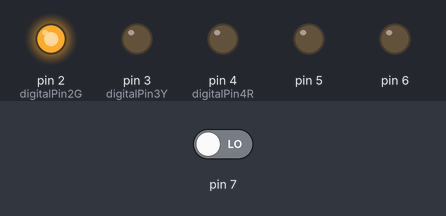
This sketch was run on a simulated Arduino Uno, built with avr-gcc and run on an emulated ATmega328P. Parts: output pins drawn as LEDs (lit = HIGH). Inputs (shaded band) come from the test bench; at power-on: pin 7 LOW. What the sketch prints to the serial monitor is not drawn.

Above: at 0.5 s.
At 2.9 s:
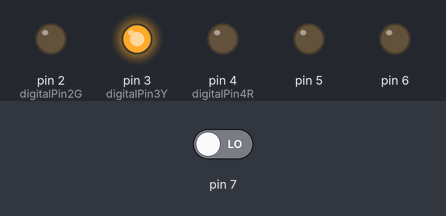
At 5.3 s:
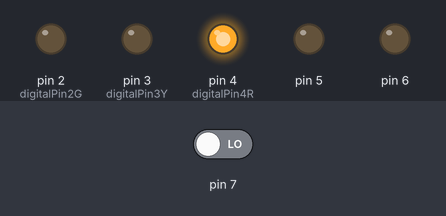
Timing chart, 0 to 7.4 s (numbered marks = the images above):
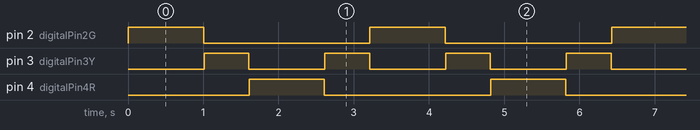

Measured:
- by itself, pin 2 (digitalPin2G), pin 4 (digitalPin4R): alternates HIGH for 1.0 s and LOW for 2.2 s
- by itself, pin 3 (digitalPin3Y): alternates HIGH for 0.60 s and LOW for 1.0 s
- by itself, everything shown: repeats every 3.2 s, in 8 steps

The sketch:

traffic_light_system_v3_01.ino
```cpp
// Classes
class RequiredAttributes {
  public:
    int digitalPin2G = 2;
    int digitalPin3Y = 3;
    int digitalPin4R = 4;
    int dPedestrial5R = 5;
    int dPedestrial6G = 6;
    int dPushButton = 7;
    int interval_1 = 1000; //30s
    int interval_2 = 600; //3 to 6s
    int interval_3 = 1000; //30s
    unsigned long int timeInMilli = 0;
    char isActive = 'G';
    char currentCycle = 'F';

};

class TrafficLights: public RequiredAttributes {
	public:
    void init() {
      pinMode(this->digitalPin2G, OUTPUT);
      pinMode(this->digitalPin3Y, OUTPUT);
      pinMode(this->digitalPin4R, OUTPUT);
      pinMode(this->dPedestrial5R, OUTPUT);
      pinMode(this->dPedestrial6G, OUTPUT);
      pinMode(this->dPushButton, INPUT);
      Serial.begin(9600);
    }

    void greenSignal(unsigned long int currentTime) {
      auto previousTime = this->timeInMilli;
      digitalWrite(this->digitalPin2G, HIGH);
      // digitalWrite(this->dPedestrial5R, HIGH);
      Serial.write(11);
      if (currentTime - previousTime >= this->interval_1){
      	digitalWrite(this->digitalPin2G, LOW);
      	// digitalWrite(this->dPedestrial5R, LOW);
        Serial.write(10);
        this->timeInMilli = currentTime;
      	this->isActive = 'Y';
        this->currentCycle = 'F';
      }
    }

    void yellowSignal(unsigned long int currentTime) {
      digitalWrite(this->digitalPin3Y, HIGH);
      auto previousTime = this->timeInMilli;
      if (currentTime - previousTime >= this->interval_2) {
      	digitalWrite(this->digitalPin3Y, LOW);
        this->timeInMilli = currentTime;
        if (this->currentCycle == 'F')
      		this->isActive = 'R';
        else if (this->currentCycle == 'B')
          	this->isActive = 'G';

      }
    }

    void redSignal(unsigned long int currentTime) {
      auto previousTime = this->timeInMilli;
      digitalWrite(this->digitalPin4R, HIGH);
      //digitalWrite(this->dPedestrial6G, HIGH);
      Serial.write(21);
      if (currentTime - previousTime >= this->interval_3) {
        digitalWrite(this->digitalPin4R, LOW);
       // digitalWrite(this->dPedestrial6G, LOW);
        Serial.write(20);
        this->timeInMilli = currentTime;
        this->isActive = 'Y';
        this->currentCycle = 'B';
      }
    }
};

// Object
TrafficLights light;
unsigned long int previousTime = 0;

void setup()
{
  light.init();
}

void loop()
{
  int buttonState = digitalRead(light.dPushButton);
  // Button Pressed
  if (buttonState == HIGH)
    light.interval_1 = 100;
  else
    light.interval_1 = 1000;
  unsigned long currentTime = millis();
  switch(light.isActive) {
    case 'G':
    	light.greenSignal(currentTime);
    	break;
    case 'Y':
    	light.yellowSignal(currentTime);
    	break;
    case 'R':
    	light.redSignal(currentTime);
    	break;
    default:
    	break;
  }
  previousTime = currentTime;
  Serial.println(previousTime);
}
```
